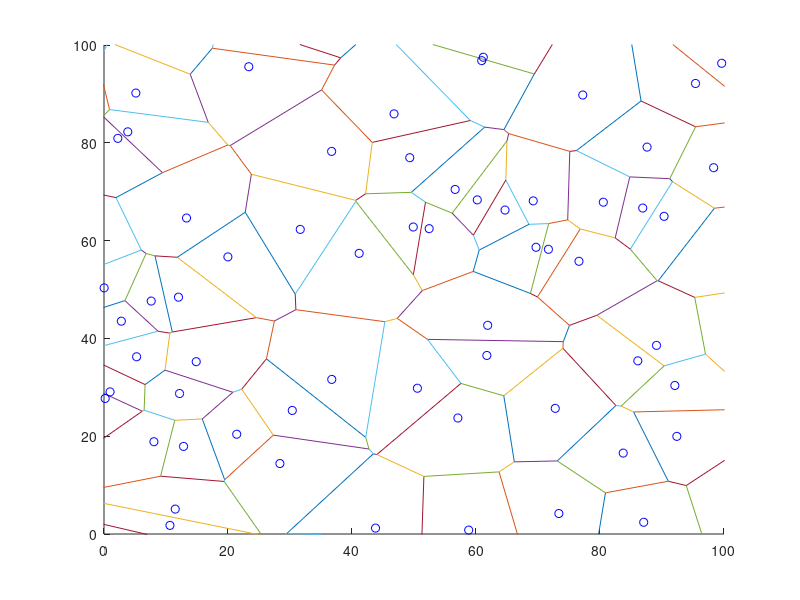

Here is the MATLAB script that generated this plot:
%drawVoronoi : dessine une tesselation de Voronoi typique
%
%
%   ---------
%
%   author : David Legland 
%   INRA - TPV URPOI - BIA IMASTE
%   created the 15/08/2005.


%% Initialisations

% size of window
window = [0 100 0 100];

% guard area
bounds = window + [-20 20 -20 20];

% points density
lambda = .005;


%% compute diagram

% number of points
Np = round((bounds(2)-bounds(1))*(bounds(4)-bounds(3)) * lambda);

% points coordinate
x = rand(Np, 1)*(bounds(2)-bounds(1)) + bounds(1);
y = rand(Np, 1)*(bounds(4)-bounds(3)) + bounds(3);
points = [x y];


% compute Voronoi diagram
[vx, vy] = voronoi(x, y);

% transform into edge format
edges = [vx(1,:)' vy(1,:)' vx(2,:)' vy(2,:)'];

%% Draw Result

% create figure
figure(1); clf;
axis(window);hold on;

% draw diagram
drawEdge(edges);
drawPoint(points, 'bo');
